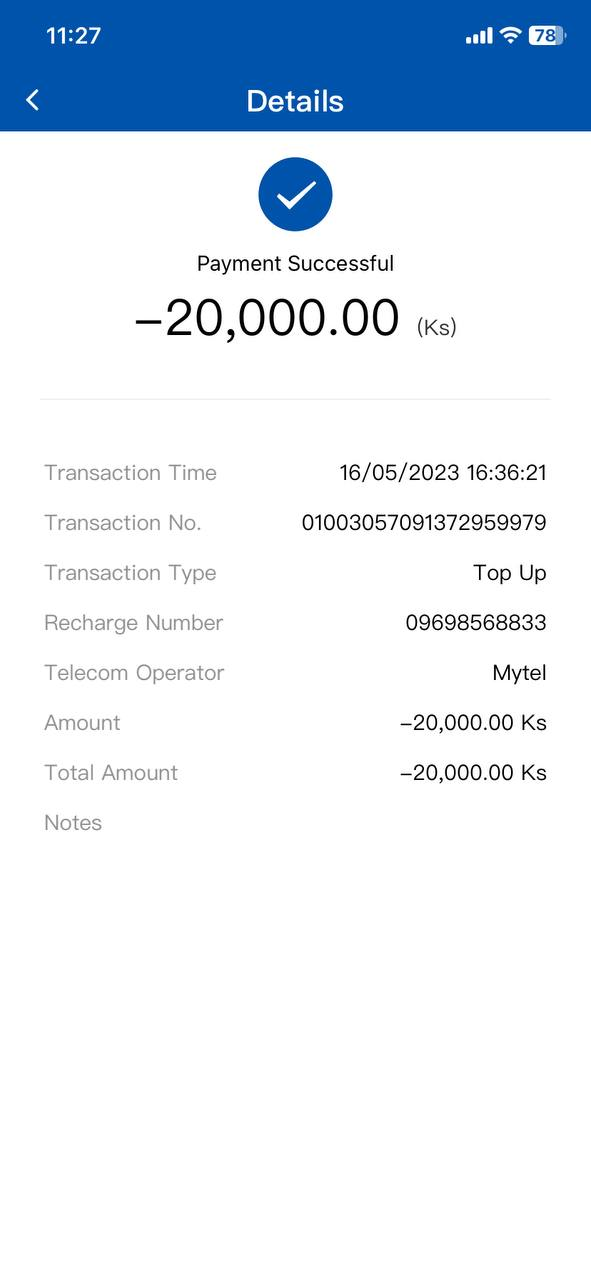
#> input picture ocr/kpay.jpg, 591 x 1280 px
$ python text.py
#> lines starting #> are read from the running program, lines starting #| are printed output that depends on the picture
import cv2

import pytesseract
pytesseract.pytesseract.tesseract_cmd = r'C:\Program Files\Tesseract-OCR\tesseract.exe'
img = cv2.imread('kpay.jpg')
#> img is the input picture: shape (1280, 591, 3); mean B, G, R 242.5, 233.3, 224.6
img = cv2.resize(img,None,fx=0.5,fy=0.5)
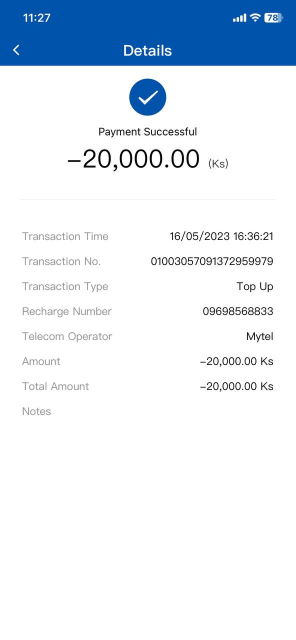
#> img: shape (640, 296, 3); mean B, G, R 242.5, 233.3, 224.6

#> (the run stopped early here; a loop or call above may not have finished)

$ run again, with ocr/a2.jpg copied over ocr/kpay.jpg
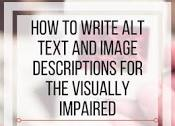
#> input picture ocr/a2.jpg, 175 x 126 px
#> img is the input picture: shape (126, 175, 3); mean B, G, R 202.7, 202.7, 211.2
#> `img = cv2.resize(img,None,fx=0.5,fy=0.5)`:
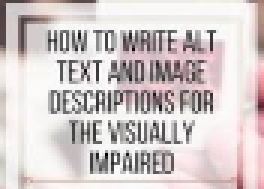
#> img: shape (63, 88, 3) (shown 3 times larger); mean B, G, R 202.6, 202.5, 211.3
